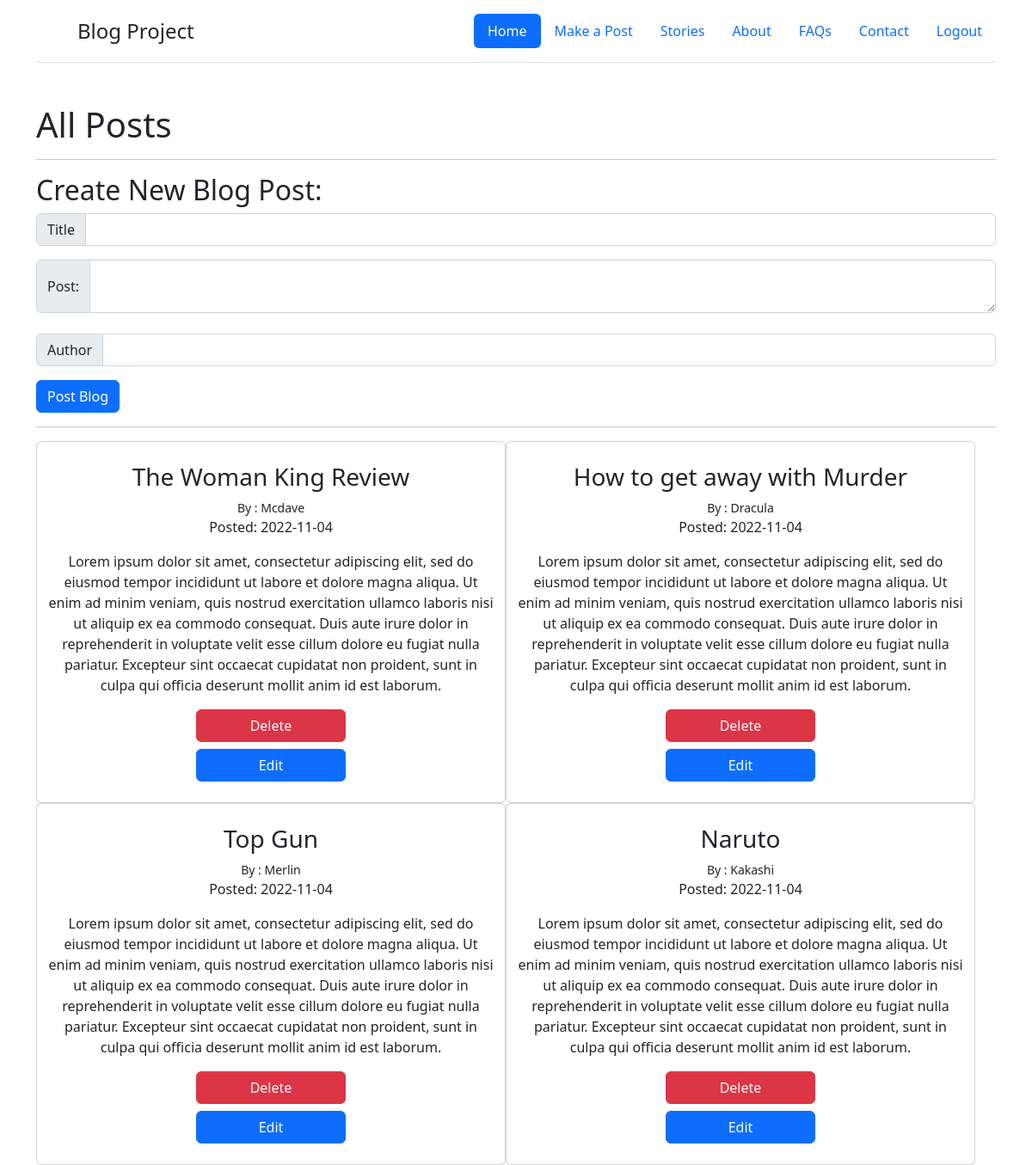
/posts (signed in), run on the app's committed database.
### app.py (models this page shows, shortened)
class BlogPost(db.Model):
    id = db.Column(db.Integer, primary_key=True)
    title = db.Column(db.String(100), nullable=False)
    content = db.Column(db.Text, nullable=False)
    author = db.Column(db.String(20), nullable=False, default='N/A')
    date_posted = db.Column(db.DateTime, nullable=False, default=datetime.utcnow)

### app.py (the view)
@app.route('/posts', methods=['GET', 'POST'])
@login_required
def posts():
    if request.method == 'POST':
        post_title = request.form['title']
        post_content = request.form['content']
        post_author = request.form.get('author')
        new_post = BlogPost(title=post_title, content=post_content, author=post_author)
        db.session.add(new_post)
        db.session.commit()
        return redirect('/posts')
    else:
        all_posts = BlogPost.query.order_by(BlogPost.date_posted).all()
        return render_template('posts.html', posts = all_posts)

### app.py (called while the page is built)
@login_manager.user_loader
def load_user(user_id):
    return User.query.get(int(user_id))

### templates/posts.html (shortened to what this page needs)
{% extends 'base.html' %}
{%block logout%}
<li class="nav-item"><a href="{{url_for('logout')}}" class="nav-link">Logout</a></li>
{% endblock %}
{%block body%}
<br>
<h1>All Posts</h1>
    <hr>
    <h2> Create New Blog Post:</h2>
    <form action='/posts' method='POST'>
        <div class="input-group mb-3">
            <span class="input-group-text" id="inputGroup-sizing-default">Title</span>
            <input type="text" class="form-control" name='title' id='title' aria-label="Write Title"  aria-describedby="inputGroup-sizing-default">
        </div>
        <div class="input-group">
            <span class="input-group-text">Post: </span>
            <textarea class="form-control" name='content' id='content' aria-label="Write Post Here:"></textarea>
        </div><br>
        <div class="input-group mb-3">
            <span class="input-group-text" id="inputGroup-sizing-default">Author</span>
            <input type="text" class="form-control" name='author' id='author' aria-label="Write Title"  aria-describedby="inputGroup-sizing-default">
        </div>
        <div class="col-12">
            <button class="btn btn-primary" type="submit">Post Blog</button>
        </div>
    </form>
    <hr>
    <div class="container text-center" style="width: 100%;">
        <div class="row" style="width: 100%;">
            {% for post in posts %}
            <div class=" card" style="width: 50%;">
                <br>
                <h3>{{post.title}}</h3>
                {% if post.author%}
                    <small>By : {{post.author}} </small>
                {% else %}
                    <small>By : N/A </small>
                {% endif %}
                <p> Posted: {{post.date_posted.date()}}</p>
                <p style="white-space:pre-wrap">{{post.content}}</p>
                <div class="d-grid gap-2 col-4 mx-auto">
                    <a class="btn btn-danger text-center" href="/posts/delete/{{post.id}}">Delete</a>
                    <a class="btn btn-primary" href="/posts/edit/{{post.id}}">Edit</a>
                </div>
                <br/>
            </div>
            {% endfor %}
{% endblock %}

### data on the page
BlogPost: title "The Woman King Review", author "Mcdave", date_posted "2022-11-04", content "Lorem ipsum dolor sit amet, consectetur adipiscing elit, sed do eiusmod tempor incididunt ut labore et dolore magna aliqua. Ut enim ad minim veniam, quis nostrud exercitation ullamco laboris nisi ut aliquip ex ea commodo consequat. Duis aute irure dolor in reprehenderit in voluptate velit esse cillum dolore eu fugiat nulla pariatur. Excepteur sint occaecat cupidatat non proident, sunt in culpa qui officia deserunt mollit anim id est laborum."
BlogPost: title "How to get away with Murder", author "Dracula", date_posted "2022-11-04", content "Lorem ipsum dolor sit amet, consectetur adipiscing elit, sed do eiusmod tempor incididunt ut labore et dolore magna aliqua. Ut enim ad minim veniam, quis nostrud exercitation ullamco laboris nisi ut aliquip ex ea commodo consequat. Duis aute irure dolor in reprehenderit in voluptate velit esse cillum dolore eu fugiat nulla pariatur. Excepteur sint occaecat cupidatat non proident, sunt in culpa qui officia deserunt mollit anim id est laborum."
BlogPost: title "Top Gun", author "Merlin", date_posted "2022-11-04", content "Lorem ipsum dolor sit amet, consectetur adipiscing elit, sed do eiusmod tempor incididunt ut labore et dolore magna aliqua. Ut enim ad minim veniam, quis nostrud exercitation ullamco laboris nisi ut aliquip ex ea commodo consequat. Duis aute irure dolor in reprehenderit in voluptate velit esse cillum dolore eu fugiat nulla pariatur. Excepteur sint occaecat cupidatat non proident, sunt in culpa qui officia deserunt mollit anim id est laborum."
BlogPost: title "Naruto", author "Kakashi", date_posted "2022-11-04", content "Lorem ipsum dolor sit amet, consectetur adipiscing elit, sed do eiusmod tempor incididunt ut labore et dolore magna aliqua. Ut enim ad minim veniam, quis nostrud exercitation ullamco laboris nisi ut aliquip ex ea commodo consequat. Duis aute irure dolor in reprehenderit in voluptate velit esse cillum dolore eu fugiat nulla pariatur. Excepteur sint occaecat cupidatat non proident, sunt in culpa qui officia deserunt mollit anim id est laborum."
